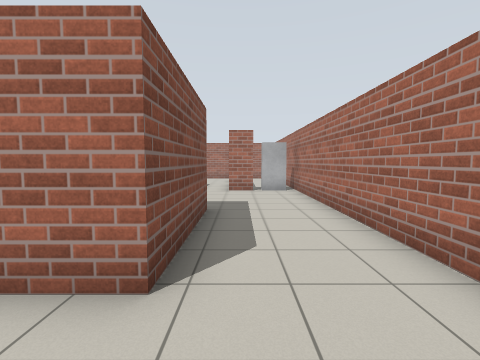
View 1 (above)

19 first-person views from a walk through a world built for the Gazebo simulator. The camera is 1.2 m above the floor, tilts 4° down and sees 85° across. The floor is counted in squares, 1 m on a side. Each view is taken from the middle of a square. On the plan, view 1 faces up. The plan holds only what a view shows up to about 12 squares ahead; the rest is blank.

View 2
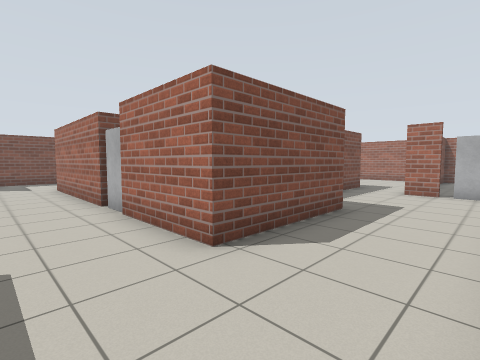

View 3
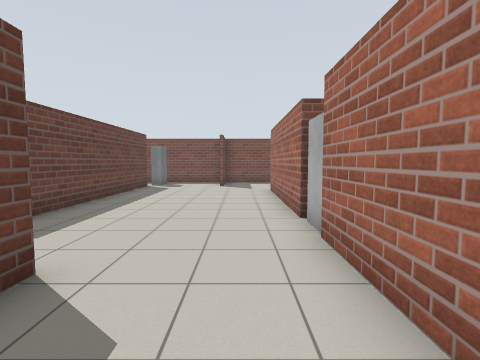

View 4
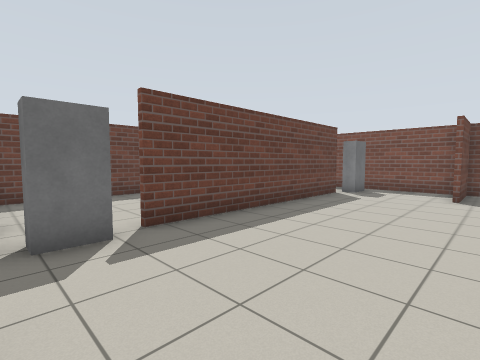

View 5
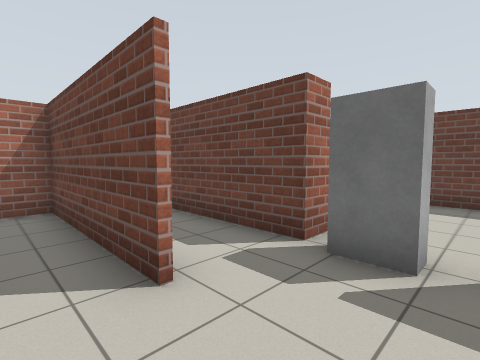

View 6
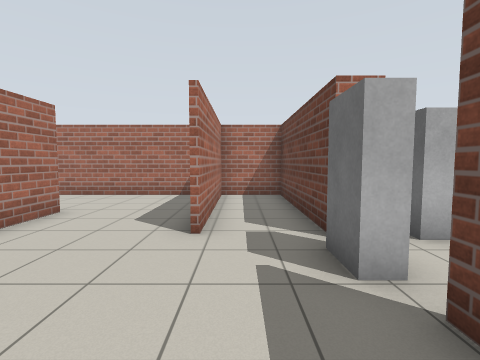

View 7
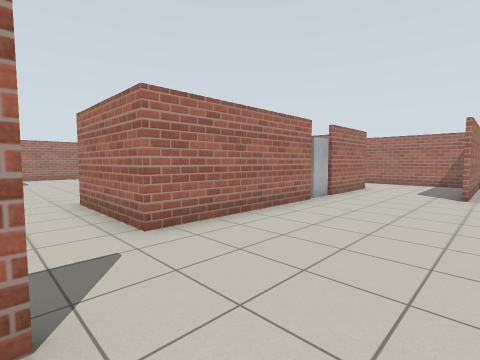

View 8
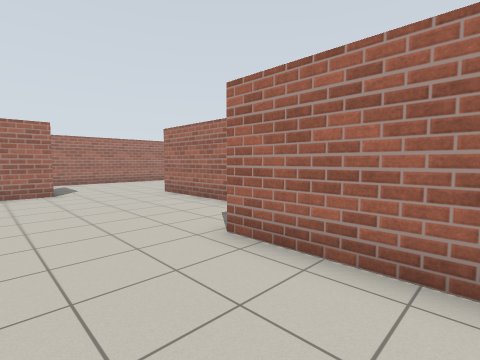

View 9
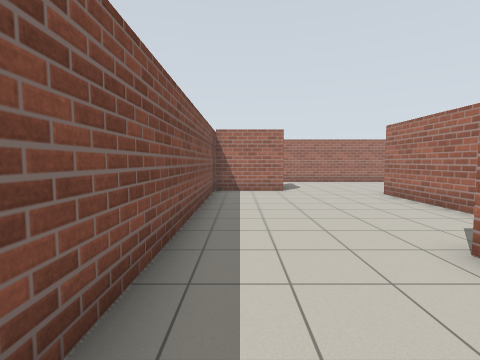

View 10
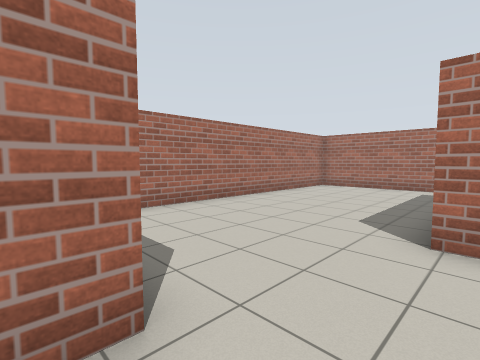

View 11
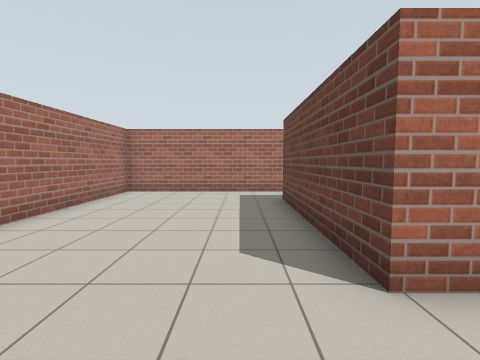

View 12
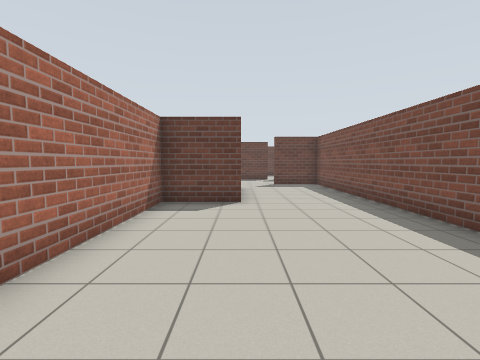

View 13
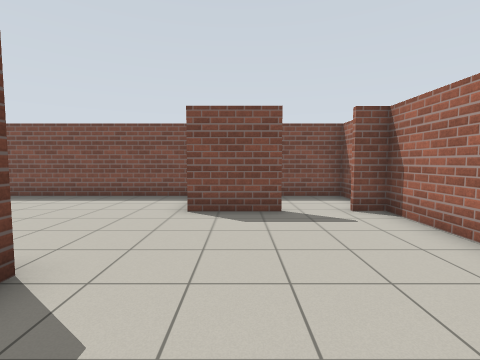

View 14
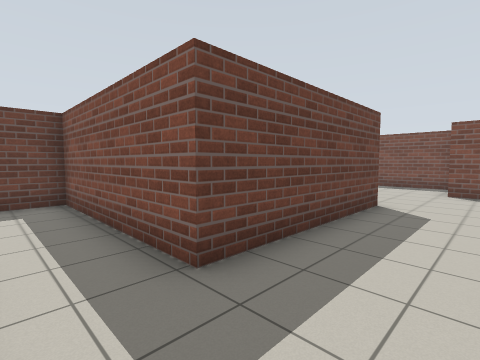

View 15
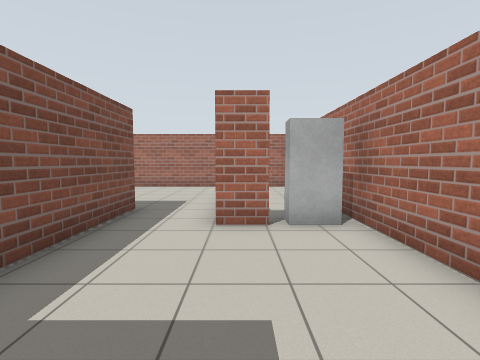

View 16
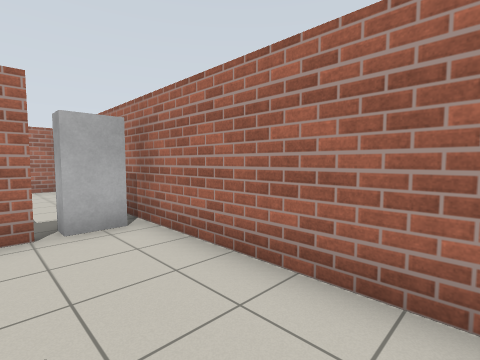

View 17
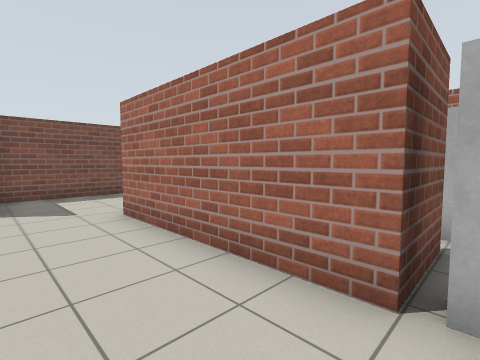

View 18
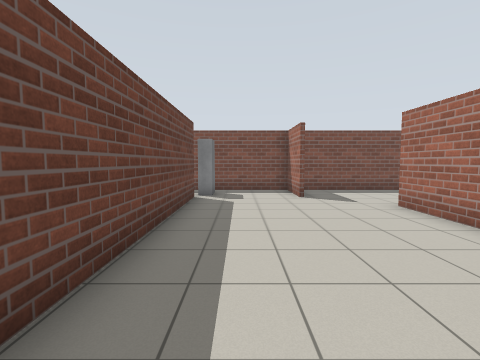

View 19
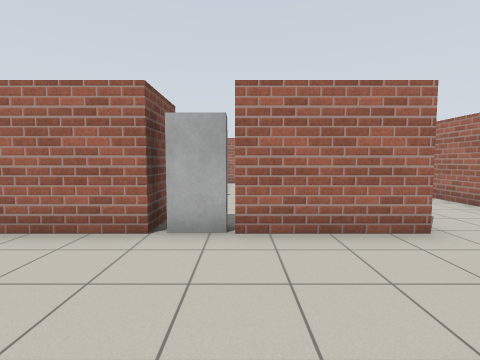

### Floor plan
Ten units are one square. View 1 is at (0, 0); x grows to the right and y downward. Boxes are objects, and circles mark ways between rooms. Rooms are numbered by the first view taken in them; rooms with no view inside come last. Other rooms are left out.
<svg viewBox="-156 -190 186 240">
<path fill="none" stroke="#000" d="M-55 -23 -110 -23M-28 12 24 12M-8 -66 -8 -23 -36 -23M-29 36 24 36 24 -121M24 13 -28 13M-27 -104 -27 -65 -12 -65M-127 0 -151 0 -151 40M6 -109 -5 -109M-129 36 -50 36M-122 -160 -122 -137 -150 -137M-151 -149 -151 0M-5 -122 -5 -185 -122 -185 -122 -176M-110 -23 -110 -63 -87 -63 -87 -126 -27 -126 -27 -104M-151 -2 -127 -2M-142 -185 -151 -185 -151 -164"/>
<rect x="-145" y="25" width="20" height="10" fill="#bbb"><title>door leaf</title></rect>
<rect x="-45" y="25" width="20" height="20" fill="#bbb"><title>door leaf</title></rect>
<rect x="5" y="-115" width="20" height="10" fill="#bbb"><title>door leaf</title></rect>
<circle cx="-125" cy="-15" r="3" fill="#2a7"/>
<circle cx="-15" cy="-115" r="3" fill="#2a7"/>
<circle cx="-120" cy="-165" r="3" fill="#2a7"/>
<text x="-40" y="-20">1</text>
<text x="-90" y="-120">2</text>
<text x="-140" y="-170">3</text>
</svg>
Room 1 opens to room 2. Room 2 opens to room 3.

Where each view was taken, in squares from view 1:
view 1: 0 up, 0 right, facing up
view 2: 0 up, 2 right, facing up-left
view 3: 1 up, 0 right, facing left
view 4: 1 up, 3 left, facing down-left
view 5: 0 up, 5 left, facing down-right
view 6: 2 down, 7 left, facing right
view 7: 2 down, 13 left, facing up-right
view 8: 3 up, 14 left, facing up-right
view 9: 3 up, 14 left, facing up
view 10: 12 up, 13 left, facing up-right
view 11: 14 up, 11 left, facing right
view 12: 14 up, 11 left, facing down
view 13: 15 up, 6 left, facing left
view 14: 15 up, 1 left, facing down-left
view 15: 6 up, 0 right, facing up
view 16: 6 up, 0 right, facing up-right
view 17: 0 up, 5 left, facing up-left
view 18: 2 down, 4 left, facing left
view 19: 2 down, 4 left, facing up
